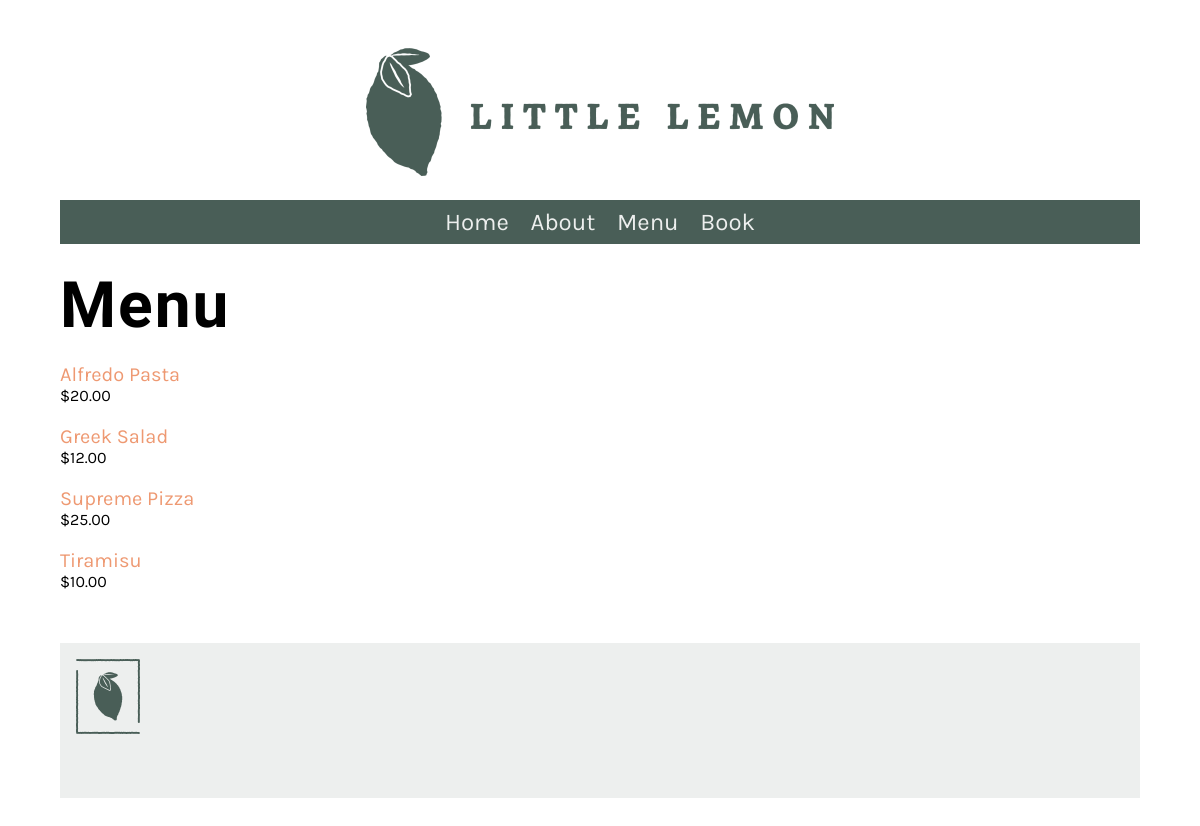
The app's page /menu/ with its own data.
### restaurant/models.py (models this page shows, shortened)
class MenuItem(models.Model):
   name = models.CharField(max_length=200)
   price = models.IntegerField()
   description = models.TextField(max_length=1000, default='')
   image = models.ImageField(upload_to = 'restaurant\static\img\menu_items',null= False,default='logo_footer.png')

### restaurant/views.py (the view)
# urls.py: path('menu/', views.menu, name="menu"),
def menu(request):
    menu_data = MenuItem.objects.select_related('MenuItem').values('name','price')
    main_data ={'menuItems': menu_data}
    return render(request, 'menu.html', main_data)

### restaurant/templates/menu.html
{% extends 'base.html' %}
{% load static %}
{% block content %}
<h1>Menu</h1>
<div class="column">
    {% for item in menuItems|dictsort:"name" %}
    <p>
    <a href="{% url 'menuItem' item.name %}">{{item.name}}</a>
    <span class="menu-price">${{ item.price }}.00</span>
    </p>
    {% endfor %}
</div>
{% endblock %}

### restaurant/static/css/style.css (style rules this page uses)
body { font-family: 'Karla', sans-serif; margin-top: 3rem; margin-bottom: 3rem; margin-left: 5%; margin-right: 5%; }
h1, h2, h3, h4, h5, h6 { font-family: 'Markazi Text', serif; letter-spacing: 2px;; }
h1 { font-size: 4rem; margin-top: 1.5rem; margin-bottom: 0; }
p, ul { font-size: 1.25rem;; }
a { color: #EE9972; text-decoration: none; }
.column { flex-basis: 50%; margin-bottom: 1rem; padding-bottom: 1rem; }
.menu-price { display: block; font-size: 1rem; }

### records on screen
MenuItem: name "Alfredo Pasta", price "20"
MenuItem: name "Greek Salad", price "12"
MenuItem: name "Supreme Pizza", price "25"
MenuItem: name "Tiramisu", price "10"
